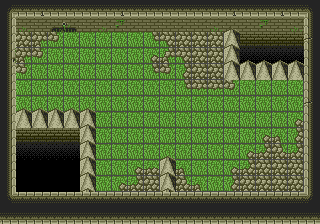

This is a level from a 2D game, rendered from its Tiled map with the project's own tilesets. A one-line summary and the complete map file follow:
An orthogonal 20x14 tile map with 16x16 px tiles, 2 tile layers (B, A), 2 tilesets and 29 objects.

<map version="1.10" tiledversion="1.10.1" orientation="orthogonal" renderorder="right-down" width="20" height="14" tilewidth="16" tileheight="16" infinite="0" nextlayerid="4" nextobjectid="64">
 <tileset firstgid="1" source="../spr/tileset1.tsx" />
 <tileset firstgid="65" source="../spr/editor-objs.tsx" />
 <layer id="1" name="B" width="20" height="14">
  <data encoding="csv">
5,6,7,6,6,6,6,7,6,6,6,6,6,6,7,6,6,7,6,8,
13,40,15,38,39,15,40,37,14,15,15,14,15,40,14,14,37,14,40,16,
13,28,26,17,1,1,1,1,1,2,20,28,28,28,35,55,55,55,55,24,
21,26,17,1,1,1,1,1,1,3,10,20,28,28,35,53,53,53,53,16,
13,17,1,1,1,1,1,1,1,2,17,4,28,28,34,34,34,34,34,16,
13,1,1,1,1,1,1,1,1,1,1,2,18,18,17,1,1,1,1,16,
13,1,1,1,1,1,1,1,1,1,1,1,1,1,1,1,1,1,1,24,
13,34,34,34,34,35,1,1,1,1,1,1,1,1,1,1,1,1,3,16,
13,55,55,55,55,35,1,1,1,1,1,1,1,1,1,1,3,9,4,16,
13,53,53,53,53,35,1,1,1,1,1,1,1,1,1,3,12,27,12,16,
13,0,0,0,0,35,1,1,3,11,35,9,1,1,3,12,28,28,28,16,
13,0,0,0,0,35,1,3,12,28,35,27,9,1,4,28,28,28,28,16,
29,30,30,30,30,30,30,30,30,30,30,30,30,30,30,30,30,30,30,32,
6,6,6,6,6,6,6,6,6,6,6,6,6,6,6,6,6,6,6,6
</data>
 </layer>
 <objectgroup id="3" name="OBJ">
  <object id="4" x="8.30783" y="7.52483" width="304.718" height="18.2777">
   <properties>
    <property name="exportDimensions" type="bool" value="true" />
    <property name="exportPosition" type="bool" value="true" />
    <property name="type" type="int" value="0" />
   </properties>
  </object>
  <object id="16" x="83.3334" y="116.167" width="8" height="67.3327">
   <properties>
    <property name="exportDimensions" type="bool" value="true" />
    <property name="exportPosition" type="bool" value="true" />
    <property name="type" type="int" value="0" />
   </properties>
  </object>
  <object id="17" x="227" y="33.3336" width="8" height="40.9994">
   <properties>
    <property name="exportDimensions" type="bool" value="true" />
    <property name="exportPosition" type="bool" value="true" />
    <property name="type" type="int" value="0" />
   </properties>
  </object>
  <object id="18" x="163.667" y="164.167" width="8" height="23.3327">
   <properties>
    <property name="exportDimensions" type="bool" value="true" />
    <property name="exportPosition" type="bool" value="true" />
    <property name="type" type="int" value="0" />
   </properties>
  </object>
  <object id="21" x="244.167" y="39.6673" width="51.3333" height="34.9994">
   <properties>
    <property name="exportDimensions" type="bool" value="true" />
    <property name="exportPosition" type="bool" value="true" />
    <property name="type" type="int" value="0" />
   </properties>
  </object>
  <object id="60" x="22.5" y="136.334" width="51.3333" height="47.666">
   <properties>
    <property name="exportDimensions" type="bool" value="true" />
    <property name="exportPosition" type="bool" value="true" />
    <property name="type" type="int" value="0" />
   </properties>
  </object>
  <object id="24" x="20.667" y="115.667" width="51.3333" height="7.3327">
   <properties>
    <property name="exportDimensions" type="bool" value="true" />
    <property name="exportPosition" type="bool" value="true" />
    <property name="type" type="int" value="0" />
   </properties>
  </object>
  <object id="27" x="307.399" y="33.9083" width="7.7023" height="156.016">
   <properties>
    <property name="exportDimensions" type="bool" value="true" />
    <property name="exportPosition" type="bool" value="true" />
    <property name="type" type="int" value="0" />
   </properties>
  </object>
  <object id="28" x="5.6943" y="17.8706" width="5.7023" height="180.35">
   <properties>
    <property name="exportDimensions" type="bool" value="true" />
    <property name="exportPosition" type="bool" value="true" />
    <property name="type" type="int" value="0" />
   </properties>
  </object>
  <object id="39" gid="77" x="32" y="64" width="16" height="16" />
  <object id="40" x="4.30767" y="195.194" width="311.718" height="24.9444">
   <properties>
    <property name="exportDimensions" type="bool" value="true" />
    <property name="exportPosition" type="bool" value="true" />
    <property name="type" type="int" value="0" />
   </properties>
  </object>
  <object id="43" gid="71" x="224" y="192" width="16" height="16" />
  <object id="44" gid="71" x="224" y="176" width="16" height="16" />
  <object id="45" gid="71" x="224" y="160" width="16" height="16" />
  <object id="46" gid="71" x="224" y="144" width="16" height="16" />
  <object id="47" gid="68" x="224" y="128" width="16" height="16" />
  <object id="48" gid="68" x="160" y="160" width="16" height="16" />
  <object id="49" gid="72" x="192" y="128" width="16" height="16" />
  <object id="50" gid="72" x="192" y="160" width="16" height="16" />
  <object id="51" gid="72" x="128" y="160" width="16" height="16" />
  <object id="52" gid="72" x="128" y="192" width="16" height="16" />
  <object id="53" gid="80" x="96" y="192" width="16" height="16" />
  <object id="54" gid="68" x="96" y="144" width="16" height="16" />
  <object id="55" gid="67" x="192" y="48" width="16" height="16" />
  <object id="56" gid="96" x="48" y="64" width="16" height="16" />
  <object id="57" gid="88" x="32" y="80" width="16" height="16" />
  <object id="58" gid="88" x="48" y="80" width="16" height="16" />
  <object id="59" gid="65" x="16" y="96" width="16" height="16" />
  <object id="61" gid="70" x="272" y="176" width="16" height="16" />
 </objectgroup>
 <layer id="2" name="A" width="20" height="14">
  <data encoding="csv">
0,0,0,0,0,0,0,0,0,0,0,0,0,0,0,0,0,0,0,0,
0,0,0,0,0,0,0,0,0,0,0,0,0,0,36,0,0,0,0,0,
0,0,0,0,0,0,0,0,0,0,0,0,0,0,0,0,0,0,0,0,
0,0,0,0,0,0,0,0,0,0,0,0,0,0,0,36,36,36,36,0,
0,0,0,0,0,0,0,0,0,0,0,0,0,0,0,0,0,0,0,0,
0,0,0,0,0,0,0,0,0,0,0,0,0,0,0,0,0,0,0,0,
0,36,36,36,36,36,0,0,0,0,0,0,0,0,0,0,0,0,0,0,
0,0,0,0,0,0,0,0,0,0,0,0,0,0,0,0,0,0,0,0,
0,0,0,0,0,0,0,0,0,0,0,0,0,0,0,0,0,0,0,0,
0,0,0,0,0,0,0,0,0,0,36,0,0,0,0,0,0,0,0,0,
0,0,0,0,0,0,0,0,0,0,0,0,0,0,0,0,0,0,0,0,
0,0,0,0,0,0,0,0,0,0,0,0,0,0,0,0,0,0,0,0,
0,0,0,0,0,0,0,0,0,0,0,0,0,0,0,0,0,0,0,0,
0,0,0,0,0,0,0,0,0,0,0,0,0,0,0,0,0,0,0,0
</data>
 </layer>
</map>